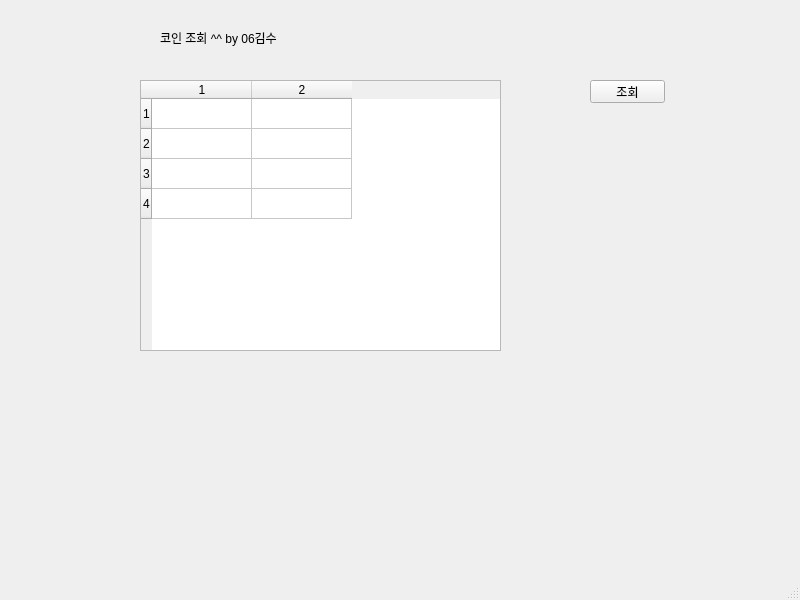
<?xml version="1.0" encoding="UTF-8"?>
<ui version="4.0">
 <class>MainWindow</class>
 <widget class="QMainWindow" name="MainWindow">
  <property name="geometry">
   <rect>
    <x>0</x>
    <y>0</y>
    <width>800</width>
    <height>600</height>
   </rect>
  </property>
  <property name="windowTitle">
   <string>코인조회프로그램</string>
  </property>
  <widget class="QWidget" name="centralwidget">
   <widget class="QLabel" name="label">
    <property name="geometry">
     <rect>
      <x>160</x>
      <y>30</y>
      <width>401</width>
      <height>16</height>
     </rect>
    </property>
    <property name="text">
     <string>코인 조회 ^^ by 06김수</string>
    </property>
   </widget>
   <widget class="QTableWidget" name="tableWidget">
    <property name="geometry">
     <rect>
      <x>140</x>
      <y>80</y>
      <width>361</width>
      <height>271</height>
     </rect>
    </property>
    <row>
     <property name="text">
      <string>1</string>
     </property>
    </row>
    <row>
     <property name="text">
      <string>2</string>
     </property>
    </row>
    <row>
     <property name="text">
      <string>3</string>
     </property>
    </row>
    <row>
     <property name="text">
      <string>4</string>
     </property>
    </row>
    <column>
     <property name="text">
      <string>1</string>
     </property>
    </column>
    <column>
     <property name="text">
      <string>2</string>
     </property>
    </column>
   </widget>
   <widget class="QPushButton" name="pushButton">
    <property name="geometry">
     <rect>
      <x>590</x>
      <y>80</y>
      <width>75</width>
      <height>23</height>
     </rect>
    </property>
    <property name="text">
     <string>조회</string>
    </property>
   </widget>
  </widget>
  <widget class="QMenuBar" name="menubar">
   <property name="geometry">
    <rect>
     <x>0</x>
     <y>0</y>
     <width>800</width>
     <height>21</height>
    </rect>
   </property>
  </widget>
  <widget class="QStatusBar" name="statusbar"/>
 </widget>
 <resources/>
 <connections/>
</ui>
